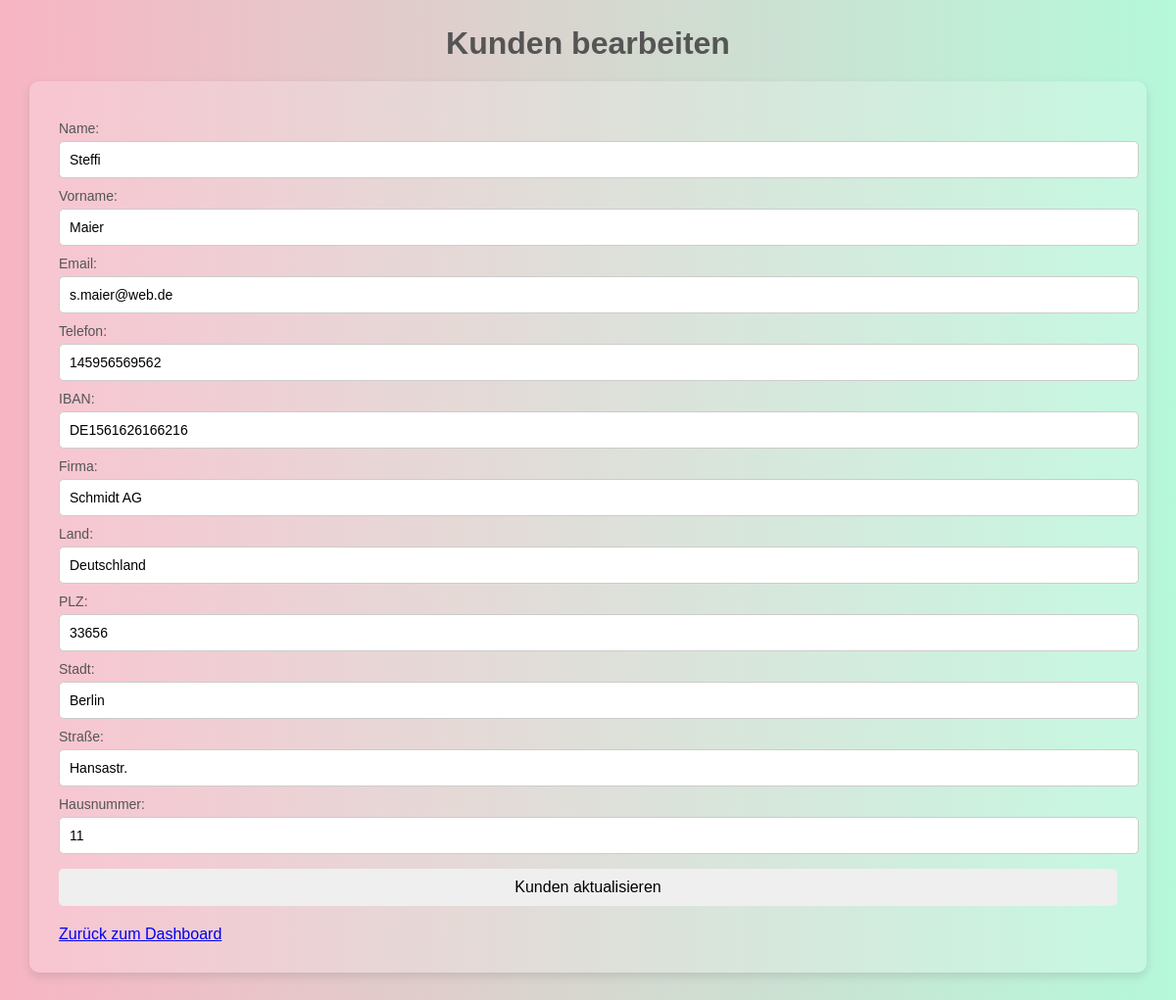
The app's page /edit_customer/3 (signed in) with its own data.
### tables this page shows
CREATE TABLE Person (
            ID INTEGER
            , name TEXT
            , firstname TEXT
            , email TEXT
            , phone TEXT
            , iban TEXT
            , AddressID INTEGER
            , PRIMARY KEY(ID));

CREATE TABLE Customer (
            ID INTEGER
            , company TEXT
            , PersonID INTEGER
            , PRIMARY KEY(ID));

CREATE TABLE Address (
            ID INTEGER
            , country TEXT
            , zip TEXT
            , city TEXT
            , street TEXT
            , snumber TEXT
            , PRIMARY KEY(ID));

### app/controllers/user_controller.py (the view, shortened to what this page needs)
@user_bp.route('/edit_customer/<int:customer_id>', methods=['GET', 'POST'])
def edit_customer(customer_id):
    db = sqlite3.connect('user.db')
    cursor = db.cursor()
    cursor.execute("""
        SELECT p.name, p.firstname, p.email, p.phone, p.iban, c.company, a.country, a.zip, a.city, a.street, a.snumber
        FROM Customer c
        JOIN Person p ON c.PersonID = p.ID
        JOIN Address a ON p.AddressID = a.ID
        WHERE p.ID = ?
    """, (customer_id,))
    customer = cursor.fetchone()
    db.close()
    return render_template('user_edit_customer.html', customer=customer, customer_id=customer_id)

### app/views/templates/user_edit_customer.html (shortened to what this page needs)
<!DOCTYPE html>
<html lang="en">
<head>
    <link rel="stylesheet" href="{{ url_for('static', filename='css/Bearbeitung_style.css') }}">
</head>
<body>
    <div class="container">
        <h1>Kunden bearbeiten</h1>
        <form method="post" action="{{ url_for('user.edit_customer', customer_id=customer_id) }}">
            <div class="form-group">
                <label for="name">Name:</label>
                <input type="text" class="form-control" id="name" name="name" value="{{ customer[0] }}" required>
            </div>
            <div class="form-group">
                <label for="firstname">Vorname:</label>
                <input type="text" class="form-control" id="firstname" name="firstname" value="{{ customer[1] }}" required>
            </div>
            <div class="form-group">
                <label for="email">Email:</label>
                <input type="email" class="form-control" id="email" name="email" value="{{ customer[2] }}" required>
            </div>
            <div class="form-group">
                <label for="phone">Telefon:</label>
                <input type="text" class="form-control" id="phone" name="phone" value="{{ customer[3] }}" required>
            </div>
            <div class="form-group">
                <label for="iban">IBAN:</label>
                <input type="text" class="form-control" id="iban" name="iban" value="{{ customer[4] }}" required>
            </div>
            <div class="form-group">
                <label for="company">Firma:</label>
                <input type="text" class="form-control" id="company" name="company" value="{{ customer[5] }}" required>
            </div>
            <div class="form-group">
                <label for="country">Land:</label>
                <input type="text" class="form-control" id="country" name="country" value="{{ customer[6] }}" required>
            </div>
            <div class="form-group">
                <label for="zip">PLZ:</label>
                <input type="text" class="form-control" id="zip" name="zip" value="{{ customer[7] }}" required>
            </div>
            <div class="form-group">
                <label for="city">Stadt:</label>
                <input type="text" class="form-control" id="city" name="city" value="{{ customer[8] }}" required>
            </div>
            <div class="form-group">
                <label for="street">Straße:</label>
                <input type="text" class="form-control" id="street" name="street" value="{{ customer[9] }}" required>
            </div>
            <div class="form-group">
                <label for="snumber">Hausnummer:</label>
                <input type="text" class="form-control" id="snumber" name="snumber" value="{{ customer[10] }}" required>
            </div>
            <button type="submit" class="btn btn-primary">Kunden aktualisieren</button>
            <a href="{{ url_for('user.user_dashboard') }}" class="btn btn-secondary">Zurück zum Dashboard</a>
        </form>
    </div>
</body>
</html>

### app/views/static/css/Bearbeitung_style.css (style rules this page uses)
body { font-family: Arial, sans-serif; margin: 0; padding: 5px; display: flex; justify-content: center; align-items: center; min-height: 100vh; background: linear-gradient(to right, #f8b5c4, #b5f8da); }
h1 { color: #555; margin-bottom: 20px; display: flex; justify-content: center; }
form { background: rgba(255, 255, 255, 0.2); padding: 30px; border-radius: 10px; width: 90vw; max-width: 1200px; box-shadow: 0 4px 10px rgba(98, 98, 98, 0.2); margin-bottom: 50px; }
label { display: block; font-size: 14px; color: #555; margin-top: 10px; text-align: left; }
input[type="text"], input[type="email"], input[type="password"] { width: 100%; min-width: none; padding: 10px; border: 1px solid #ccc; border-radius: 5px; font-size: 14px; margin-top: 5px; }
input[type="submit"], button { width: 100%; padding: 10px; border: none; border-radius: 5px; font-size: 16px; cursor: pointer; margin-top: 15px; margin-bottom: 20px; }

### records on screen
Person: name "Steffi", firstname "Maier", email "s.maier@web.de", phone "145956569562", iban "DE1561626166216"
Customer: company "Schmidt AG"
Address: country "Deutschland", zip "33656", city "Berlin", street "Hansastr.", snumber "11"
